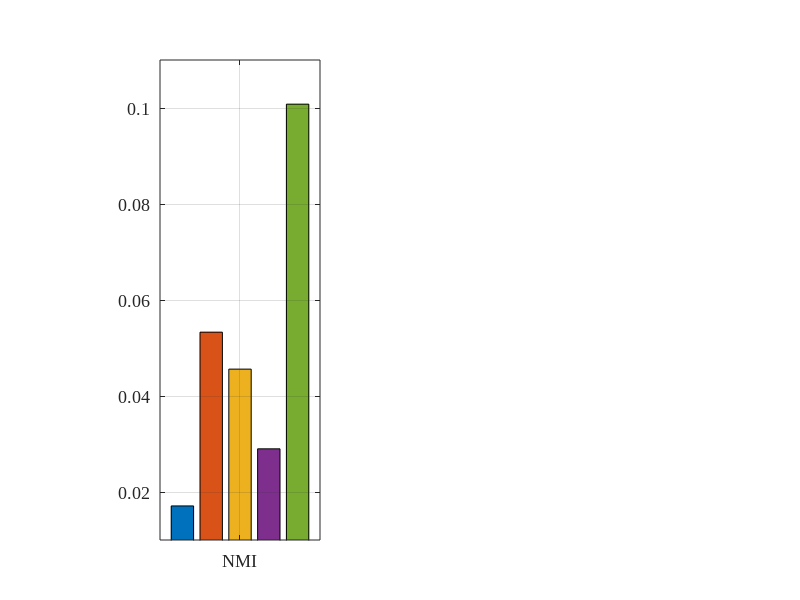

Reproduce this figure in MATLAB.
close all;
clear all;
clc;


ri = [0.0171 	0.0533 	0.0456 	0.0290 	0.1008 


  ;
      0 0 0 0 0;
      0 0 0 0 0 ;];

fscore = [0 0 0 0 0;
          0 0 0 0 0;
          0 0 0 0 0;];
            



bar(ri);

axis([0.6 1.4 0.01 0.11]);
colormap(jet);
% set(gca,'XTickLabel',{'RI'});
% set(gca,'XTickLabel',{'F-score'});
% set(gca,'XTickLabel',{'kappa'});
set(gca,'XTickLabel',{'NMI'});
% legend('ED','NCCc','DTW','CCOS','ICOS');
set(gca,'YGrid','on');
set(gca,'XGrid','on');
set(gca,'position',[0.2,0.1,0.2,0.8]) 
set(gca,'FontName','Times New Roman','FontSize',13)
% title('CoGEEGc with different distance measures on #15 dataset');

